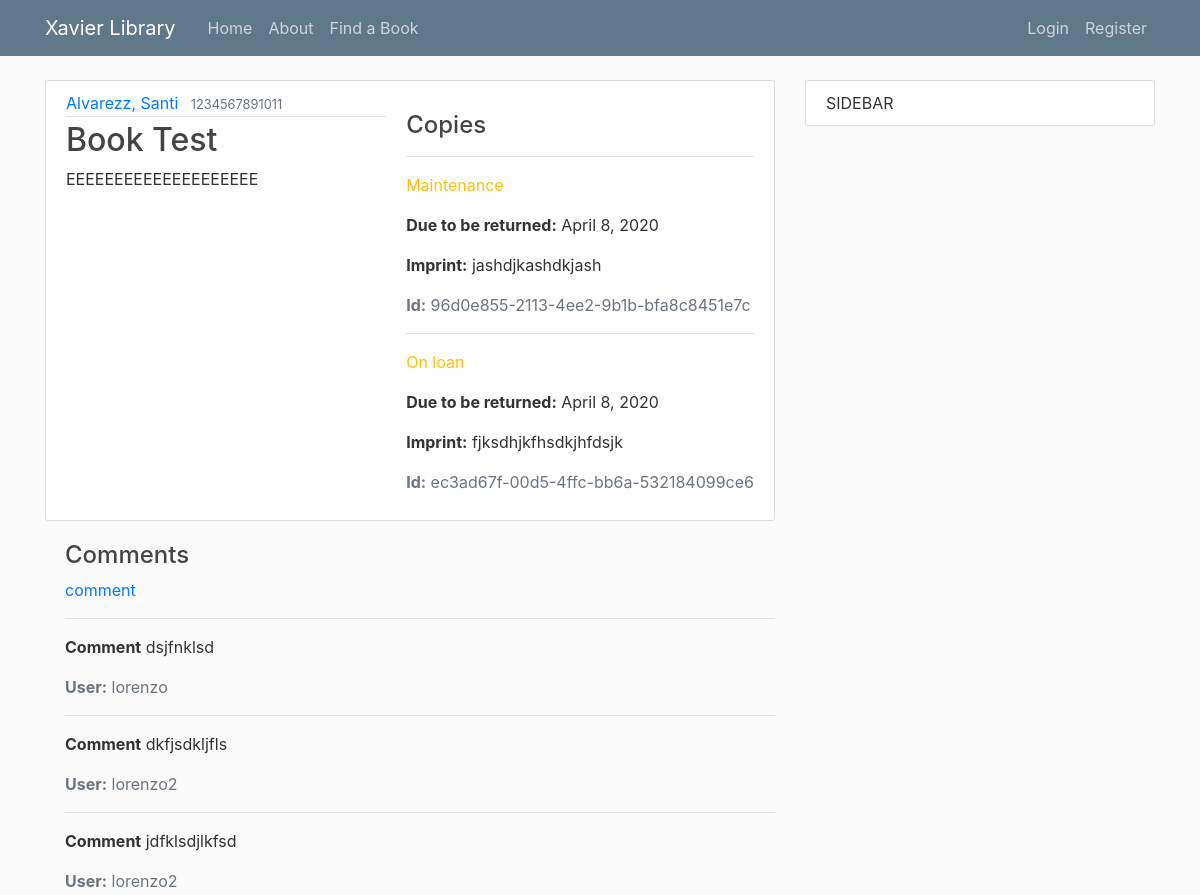
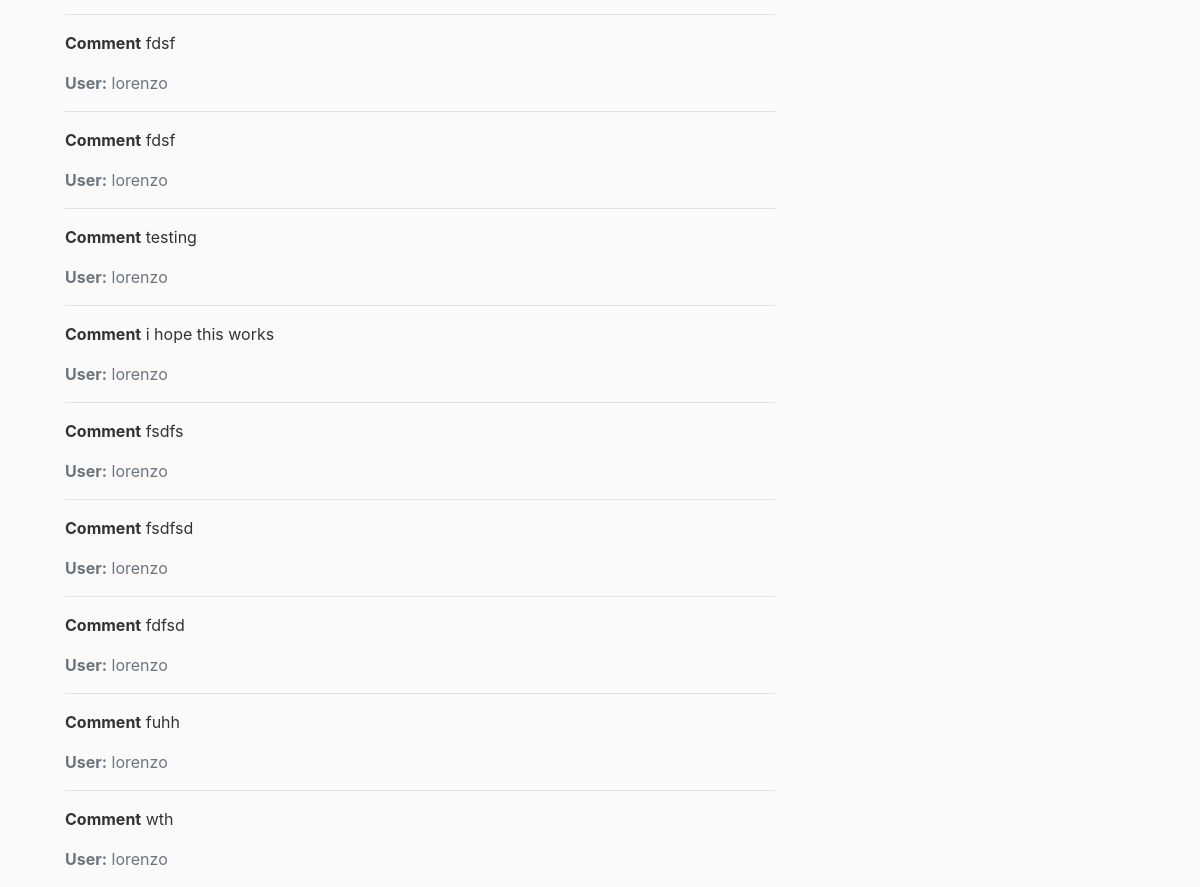
The app's page /book/1/, older data (2 pictures, top to bottom).
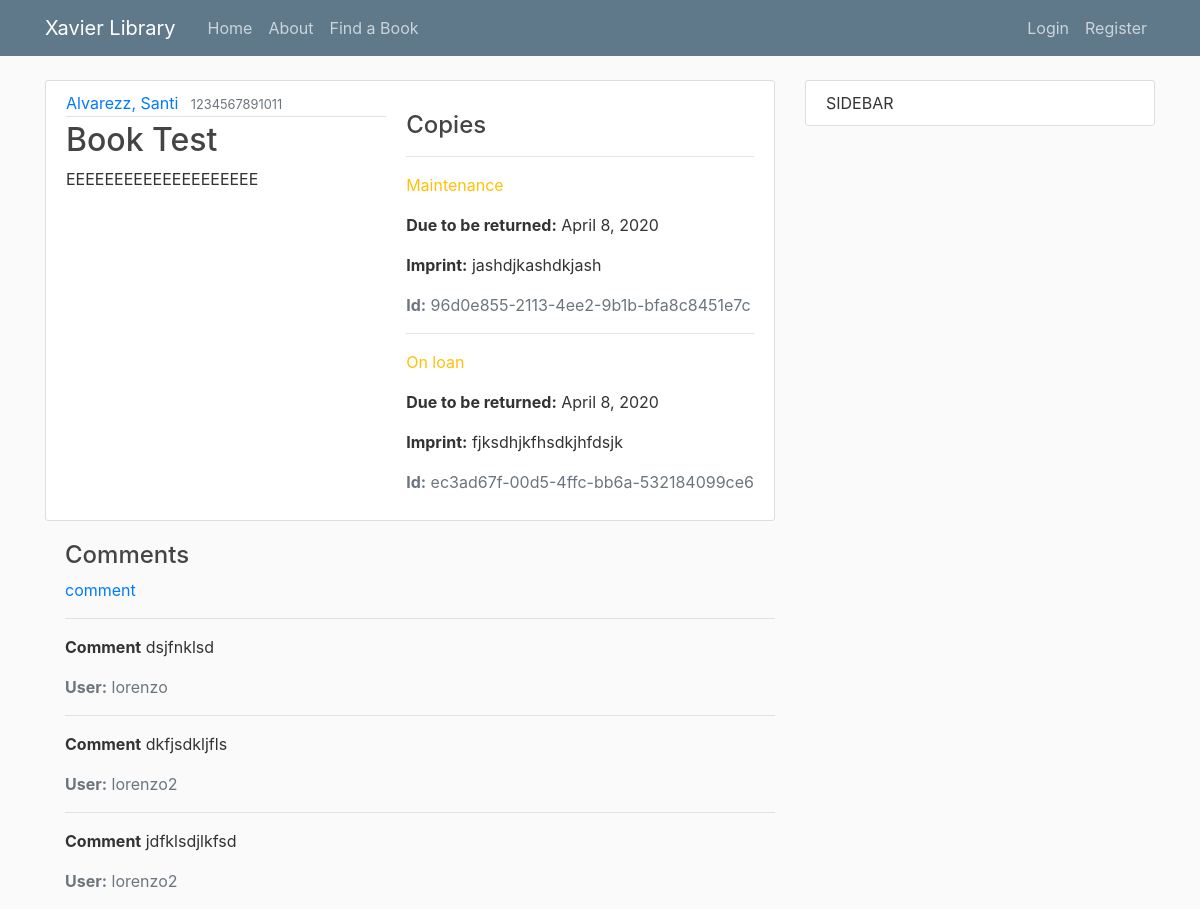
The same page, newer data.
### library/models.py (models this page shows, shortened)
class Book(models.Model):
    title = models.CharField(max_length=200)
    author = models.ForeignKey('Author', on_delete=models.SET_NULL, null=True)
    summary = models.TextField(max_length=1000, help_text="Enter a brief description of the book")
    isbn = models.CharField('ISBN', max_length=13,
                            help_text='13 Character <a href="https://www.isbn-international.org/content/what-isbn'
                                      '">ISBN number</a>')
    genre = models.ManyToManyField(Genre, help_text="Select a genre for this book")
    language = models.ForeignKey('Language', on_delete=models.SET_NULL, null=True)
    call = models.CharField('Call Number', max_length=3, help_text="Enter a 3 digit call number", null=True)
    def display_genre(self):
        """Creates a string for the Genre. This is required to display genre in Admin."""
        return ', '.join([genre.name for genre in self.genre.all()[:3]])
    display_genre.short_description = 'Genre'

class Author(models.Model):
    first_name = models.CharField(max_length=100)
    last_name = models.CharField(max_length=100)
    date_of_birth = models.DateField(null=True, blank=True)
    date_of_death = models.DateField('died', null=True, blank=True)
    class Meta:
        ordering = ['last_name', 'first_name']
    def __str__(self):
        return '{0}, {1}'.format(self.last_name, self.first_name)

class BookInstance(models.Model):
    id = models.UUIDField(primary_key=True, default=uuid.uuid4,
                          help_text="Unique ID for this particular book across whole library")
    book = models.ForeignKey('Book', on_delete=models.SET_NULL, null=True)
    imprint = models.CharField(max_length=200)
    due_back = models.DateField(null=True, blank=True)
    borrower = models.ForeignKey(User, on_delete=models.SET_NULL, null=True, blank=True)
    LOAN_STATUS = (
        ('d', 'Maintenance'),
        ('o', 'On loan'),
        ('a', 'Available'),
        ('r', 'Reserved'),
    )
    status = models.CharField(
        max_length=1,
        choices=LOAN_STATUS,
        blank=True,
        default='d',
        help_text='Book availability')
    class Meta:
        ordering = ['due_back']
        permissions = (("can_mark_returned", "Set book as returned"),)

class comment(models.Model):
    book = models.ForeignKey('Book', on_delete=models.SET_NULL, null=True)
    comment = models.TextField(max_length=1000, help_text="Enter a Comment")
    author = models.ForeignKey(User, on_delete=models.SET_NULL, null=True)

### library/views.py (the view)
# urls.py: path('book/<int:pk>/',BookDetailView.as_view(), name='book-detail'),#path('book/<book>',views.book, name='library-book'),
class BookDetailView(DetailView):
	model = Book

### library/templates/library/book_detail.html (shortened to what this page needs)
{% extends "library/base.html" %}
{% block content%}
			<article class="media content-section">
			  <div class="media-body">
			    <div class="article-metadata">
			      <a class="mr-2" href="#">{{ object.author }}</a>
			      <small class="text-muted">{{ object.isbn }}</small>
			    </div>
			    <h2 class="article-title">{{ object.title }}</h2>
			    <p class="article-content">{{ object.summary }}</p>
			  </div>
			  <div style="margin-left:20px;margin-top:20px">
			    <h4>Copies</h4>
			    {% for copy in book.bookinstance_set.all %}
			      <hr>
			      <p class="{% if copy.status == 'a' %}text-success{% elif copy.status == 'm' %}text-danger{% else %}text-warning{% endif %}">
			        {{ copy.get_status_display }}
			      </p>
			      {% if copy.status != 'a' %}
			        <p><strong>Due to be returned:</strong> {{ copy.due_back }}</p>
			      {% endif %}
			      <p><strong>Imprint:</strong> {{ copy.imprint }}</p>
			      <p class="text-muted"><strong>Id:</strong> {{ copy.id }}</p>
			    {% endfor %}
			  </div>
			</article>
			<div style="margin-left:20px;margin-top:20px">
			    <h4>Comments</h4>
			    <div class="form-group">
					<a class="mr-2" href="{% url 'comment-create' object.id %}">comment</a>
				</div>
			    {% for comment in book.comment_set.all %}
			      <hr>
			      <p><strong>Comment</strong> {{ comment.comment }}</p>
			      <p class="text-muted"><strong>User:</strong> {{ comment.author }}</p>
			    {% endfor %}
			  </div>
{% endblock content %}

### library/templates/library/base.html (shortened to what this page needs)
{% load static %}
<!DOCTYPE html>
<html>
<head>
    <link rel="stylesheet" href="https://stackpath.bootstrapcdn.com/bootstrap/4.4.1/css/bootstrap.min.css">
    <link rel="stylesheet" type="text/css" href="{% static 'library/main.css' %}">
</head>
<body>
	<header class="site-header">
	  <nav class="navbar navbar-expand-md navbar-dark bg-steel fixed-top">
	    <div class="container">
	      <a class="navbar-brand mr-4" href="{% url 'library-home'%}">Xavier Library</a>
	      <div class="collapse navbar-collapse" id="navbarToggle">
	        <div class="navbar-nav mr-auto">
	          <a class="nav-item nav-link" href="{% url 'library-home'%}">Home</a>
	          <a class="nav-item nav-link" href="{% url 'library-about'%}">About</a>
	          {% if not user.is_authenticated or user.profile.Role.browse_search %}
	          <a class="nav-item nav-link" href="{% url 'library-search'%}">Find a Book</a>
	          {% endif %}
	        </div>
	        <div class="navbar-nav">
	        	{% if user.is_authenticated %}
	        		<a class="nav-item nav-link" href="{% url 'profile' %}">Profile</a>
	        		<a class="nav-item nav-link" href="{% url 'logout' %}">Logout</a>
	        	{% else %}
	          		<a class="nav-item nav-link" href="{% url 'login' %}">Login</a>
	          		<a class="nav-item nav-link" href="{% url 'register' %}">Register</a>
	          	{% endif %}
	        </div>
	      </div>
	    </div>
	  </nav>
	</header>
	<main role="main" class="container">
	  <div class="row">
	    <div class="col-md-8">
	      {% block content %}{% endblock %}
	    </div>
	    <div class="col-md-4">
	      <div class="content-section">
			  SIDEBAR
	      </div>
	    </div>
	  </div>
	</main>
</body>
</html>

### library/static/library/main.css (style rules this page uses)
body { background: #fafafa; color: #333333; margin-top: 5rem; }
h1, h2, h3, h4, h5, h6 { color: #444444; }
.bg-steel { background-color: #5f788a; }
.site-header .navbar-nav .nav-link { color: #cbd5db; }
.content-section { background: #ffffff; padding: 10px 20px; border: 1px solid #dddddd; border-radius: 3px; margin-bottom: 20px; }
.article-title { color: #444444; }
.article-content { white-space: pre-line; }
.article-metadata { padding-bottom: 1px; margin-bottom: 4px; border-bottom: 1px solid #e3e3e3 }

Row changes from the older to the newer data that the page shows:
removed comment: comment "fdsf", author "lorenzo"
removed comment: comment "fdsf", author "lorenzo"
removed comment: comment "testing", author "lorenzo"
removed comment: comment "i hope this works", author "lorenzo"
removed comment: comment "fsdfs", author "lorenzo"
removed comment: comment "fsdfsd", author "lorenzo"
removed comment: comment "fdfsd", author "lorenzo"
removed comment: comment "fuhh", author "lorenzo"
removed comment: comment "wth", author "lorenzo"
